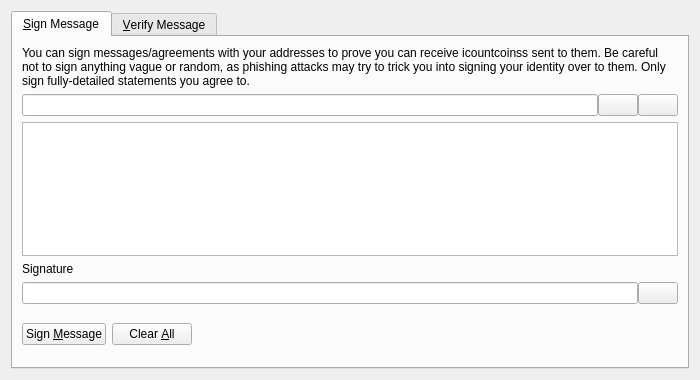
<?xml version="1.0" encoding="UTF-8"?>
<ui version="4.0">
 <class>SignVerifyMessageDialog</class>
 <widget class="QDialog" name="SignVerifyMessageDialog">
  <property name="geometry">
   <rect>
    <x>0</x>
    <y>0</y>
    <width>700</width>
    <height>380</height>
   </rect>
  </property>
  <property name="windowTitle">
   <string>Signatures - Sign / Verify a Message</string>
  </property>
  <property name="modal">
   <bool>true</bool>
  </property>
  <layout class="QVBoxLayout" name="verticalLayout">
   <item>
    <widget class="QTabWidget" name="tabWidget">
     <property name="currentIndex">
      <number>0</number>
     </property>
     <widget class="QWidget" name="tabSignMessage">
      <attribute name="title">
       <string>&amp;Sign Message</string>
      </attribute>
      <layout class="QVBoxLayout" name="verticalLayout_SM">
       <item>
        <widget class="QLabel" name="infoLabel_SM">
         <property name="text">
          <string>You can sign messages/agreements with your addresses to prove you can receive icountcoinss sent to them. Be careful not to sign anything vague or random, as phishing attacks may try to trick you into signing your identity over to them. Only sign fully-detailed statements you agree to.</string>
         </property>
         <property name="textFormat">
          <enum>Qt::PlainText</enum>
         </property>
         <property name="wordWrap">
          <bool>true</bool>
         </property>
        </widget>
       </item>
       <item>
        <layout class="QHBoxLayout" name="horizontalLayout_1_SM">
         <property name="spacing">
          <number>0</number>
         </property>
         <item>
          <widget class="QValidatedLineEdit" name="addressIn_SM">
           <property name="toolTip">
            <string>The ICountCoins address to sign the message with</string>
           </property>
          </widget>
         </item>
         <item>
          <widget class="QPushButton" name="addressBookButton_SM">
           <property name="toolTip">
            <string>Choose previously used address</string>
           </property>
           <property name="text">
            <string/>
           </property>
           <property name="icon">
            <iconset resource="../bitcoin.qrc">
             <normaloff>:/icons/address-book</normaloff>:/icons/address-book</iconset>
           </property>
           <property name="shortcut">
            <string>Alt+A</string>
           </property>
           <property name="autoDefault">
            <bool>false</bool>
           </property>
          </widget>
         </item>
         <item>
          <widget class="QPushButton" name="pasteButton_SM">
           <property name="toolTip">
            <string>Paste address from clipboard</string>
           </property>
           <property name="text">
            <string/>
           </property>
           <property name="icon">
            <iconset resource="../bitcoin.qrc">
             <normaloff>:/icons/editpaste</normaloff>:/icons/editpaste</iconset>
           </property>
           <property name="shortcut">
            <string>Alt+P</string>
           </property>
           <property name="autoDefault">
            <bool>false</bool>
           </property>
          </widget>
         </item>
        </layout>
       </item>
       <item>
        <widget class="QPlainTextEdit" name="messageIn_SM">
         <property name="toolTip">
          <string>Enter the message you want to sign here</string>
         </property>
        </widget>
       </item>
       <item>
        <widget class="QLabel" name="signatureLabel_SM">
         <property name="text">
          <string>Signature</string>
         </property>
         <property name="textFormat">
          <enum>Qt::PlainText</enum>
         </property>
        </widget>
       </item>
       <item>
        <layout class="QHBoxLayout" name="horizontalLayout_2_SM">
         <property name="spacing">
          <number>0</number>
         </property>
         <item>
          <widget class="QLineEdit" name="signatureOut_SM">
           <property name="font">
            <font>
             <italic>true</italic>
            </font>
           </property>
           <property name="readOnly">
            <bool>true</bool>
           </property>
          </widget>
         </item>
         <item>
          <widget class="QPushButton" name="copySignatureButton_SM">
           <property name="toolTip">
            <string>Copy the current signature to the system clipboard</string>
           </property>
           <property name="text">
            <string/>
           </property>
           <property name="icon">
            <iconset resource="../bitcoin.qrc">
             <normaloff>:/icons/editcopy</normaloff>:/icons/editcopy</iconset>
           </property>
           <property name="autoDefault">
            <bool>false</bool>
           </property>
          </widget>
         </item>
        </layout>
       </item>
       <item>
        <layout class="QHBoxLayout" name="horizontalLayout_3_SM">
         <item>
          <widget class="QPushButton" name="signMessageButton_SM">
           <property name="toolTip">
            <string>Sign the message to prove you own this ICountCoins address</string>
           </property>
           <property name="text">
            <string>Sign &amp;Message</string>
           </property>
           <property name="icon">
            <iconset resource="../bitcoin.qrc">
             <normaloff>:/icons/edit</normaloff>:/icons/edit</iconset>
           </property>
           <property name="autoDefault">
            <bool>false</bool>
           </property>
          </widget>
         </item>
         <item>
          <widget class="QPushButton" name="clearButton_SM">
           <property name="toolTip">
            <string>Reset all sign message fields</string>
           </property>
           <property name="text">
            <string>Clear &amp;All</string>
           </property>
           <property name="icon">
            <iconset resource="../bitcoin.qrc">
             <normaloff>:/icons/remove</normaloff>:/icons/remove</iconset>
           </property>
           <property name="autoDefault">
            <bool>false</bool>
           </property>
          </widget>
         </item>
         <item>
          <spacer name="horizontalSpacer_1_SM">
           <property name="orientation">
            <enum>Qt::Horizontal</enum>
           </property>
           <property name="sizeHint" stdset="0">
            <size>
             <width>40</width>
             <height>48</height>
            </size>
           </property>
          </spacer>
         </item>
         <item>
          <widget class="QLabel" name="statusLabel_SM">
           <property name="font">
            <font>
             <weight>75</weight>
             <bold>true</bold>
            </font>
           </property>
           <property name="text">
            <string/>
           </property>
           <property name="wordWrap">
            <bool>true</bool>
           </property>
          </widget>
         </item>
         <item>
          <spacer name="horizontalSpacer_2_SM">
           <property name="orientation">
            <enum>Qt::Horizontal</enum>
           </property>
           <property name="sizeHint" stdset="0">
            <size>
             <width>40</width>
             <height>48</height>
            </size>
           </property>
          </spacer>
         </item>
        </layout>
       </item>
      </layout>
     </widget>
     <widget class="QWidget" name="tabVerifyMessage">
      <attribute name="title">
       <string>&amp;Verify Message</string>
      </attribute>
      <layout class="QVBoxLayout" name="verticalLayout_VM">
       <item>
        <widget class="QLabel" name="infoLabel_VM">
         <property name="text">
          <string>Enter the receiver's address, message (ensure you copy line breaks, spaces, tabs, etc. exactly) and signature below to verify the message. Be careful not to read more into the signature than what is in the signed message itself, to avoid being tricked by a man-in-the-middle attack. Note that this only proves the signing party receives with the address, it cannot prove sendership of any transaction!</string>
         </property>
         <property name="textFormat">
          <enum>Qt::PlainText</enum>
         </property>
         <property name="alignment">
          <set>Qt::AlignLeading|Qt::AlignLeft|Qt::AlignTop</set>
         </property>
         <property name="wordWrap">
          <bool>true</bool>
         </property>
        </widget>
       </item>
       <item>
        <layout class="QHBoxLayout" name="horizontalLayout_1_VM">
         <property name="spacing">
          <number>0</number>
         </property>
         <item>
          <widget class="QValidatedLineEdit" name="addressIn_VM">
           <property name="toolTip">
            <string>The ICountCoins address the message was signed with</string>
           </property>
          </widget>
         </item>
         <item>
          <widget class="QPushButton" name="addressBookButton_VM">
           <property name="toolTip">
            <string>Choose previously used address</string>
           </property>
           <property name="text">
            <string/>
           </property>
           <property name="icon">
            <iconset resource="../bitcoin.qrc">
             <normaloff>:/icons/address-book</normaloff>:/icons/address-book</iconset>
           </property>
           <property name="shortcut">
            <string>Alt+A</string>
           </property>
           <property name="autoDefault">
            <bool>false</bool>
           </property>
          </widget>
         </item>
        </layout>
       </item>
       <item>
        <widget class="QPlainTextEdit" name="messageIn_VM"/>
       </item>
       <item>
        <widget class="QValidatedLineEdit" name="signatureIn_VM"/>
       </item>
       <item>
        <layout class="QHBoxLayout" name="horizontalLayout_2_VM">
         <item>
          <widget class="QPushButton" name="verifyMessageButton_VM">
           <property name="toolTip">
            <string>Verify the message to ensure it was signed with the specified ICountCoins address</string>
           </property>
           <property name="text">
            <string>Verify &amp;Message</string>
           </property>
           <property name="icon">
            <iconset resource="../bitcoin.qrc">
             <normaloff>:/icons/transaction_0</normaloff>:/icons/transaction_0</iconset>
           </property>
           <property name="autoDefault">
            <bool>false</bool>
           </property>
          </widget>
         </item>
         <item>
          <widget class="QPushButton" name="clearButton_VM">
           <property name="toolTip">
            <string>Reset all verify message fields</string>
           </property>
           <property name="text">
            <string>Clear &amp;All</string>
           </property>
           <property name="icon">
            <iconset resource="../bitcoin.qrc">
             <normaloff>:/icons/remove</normaloff>:/icons/remove</iconset>
           </property>
           <property name="autoDefault">
            <bool>false</bool>
           </property>
          </widget>
         </item>
         <item>
          <spacer name="horizontalSpacer_1_VM">
           <property name="orientation">
            <enum>Qt::Horizontal</enum>
           </property>
           <property name="sizeHint" stdset="0">
            <size>
             <width>40</width>
             <height>48</height>
            </size>
           </property>
          </spacer>
         </item>
         <item>
          <widget class="QLabel" name="statusLabel_VM">
           <property name="font">
            <font>
             <weight>75</weight>
             <bold>true</bold>
            </font>
           </property>
           <property name="text">
            <string/>
           </property>
           <property name="wordWrap">
            <bool>true</bool>
           </property>
          </widget>
         </item>
         <item>
          <spacer name="horizontalSpacer_2_VM">
           <property name="orientation">
            <enum>Qt::Horizontal</enum>
           </property>
           <property name="sizeHint" stdset="0">
            <size>
             <width>40</width>
             <height>48</height>
            </size>
           </property>
          </spacer>
         </item>
        </layout>
       </item>
      </layout>
     </widget>
    </widget>
   </item>
  </layout>
 </widget>
 <customwidgets>
  <customwidget>
   <class>QValidatedLineEdit</class>
   <extends>QLineEdit</extends>
   <header>qt/qvalidatedlineedit.h</header>
  </customwidget>
 </customwidgets>
 <resources>
  <include location="../bitcoin.qrc"/>
 </resources>
 <connections/>
</ui>
